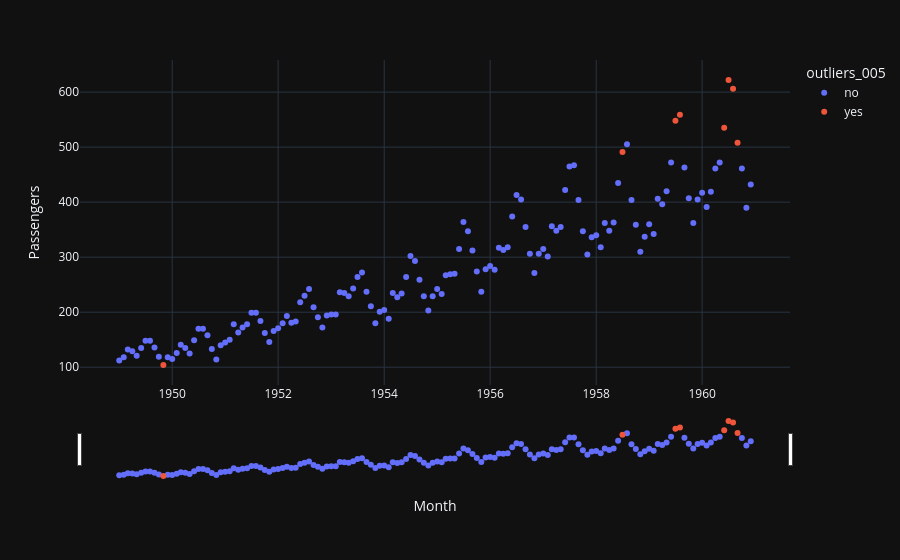

The notebook cell this image was saved under:
### Markdown cell above
**Задание 3: Чувствительность алгоритма поиска аномалий**
В конце практики мы использовали алгоритм `IsolationForest` для поиска аномалий с крайне низким параметром `contamination=0.004`.
Измените этот параметр на `0.05` (поиск 5% самых аномальных периодов), обучите модель заново и отрисуйте график с новыми подсвеченными точками. Как поменялась картина, какие теперь месяцы считаются "нетипичными"?

### Code cell
model = IsolationForest(contamination=0.05)

model.fit(pas[['Passengers']])

pas['outliers_005'] = pd.Series(
    model.predict(pas[['Passengers']])
).apply(lambda x: 'yes' if (x == -1) else 'no')

print(pas.query('outliers_005=="yes"'))

fig = px.scatter(
    pas.reset_index(),
    x='Month',
    y='Passengers',
    color='outliers_005'
)

fig.update_xaxes(
    rangeslider_visible=True,
)

fig.show()

### Figure 1 — Plotly figure (JSON) as saved in the notebook; plotly's stock layout.template omitted (floating-point values rounded to 4 significant figures; data arrays with more than 128 entries replaced by an {"elided": "..."} marker saying what was removed)
{"data": [{"hovertemplate": "outliers_005=no<br>Month=%{x}<br>Passengers=%{y}<extra></extra>", "legendgroup": "no", "marker": {"color": "#636efa", "symbol": "circle"}, "mode": "markers", "name": "no", "orientation": "v", "showlegend": true, "x": {"elided": "136 str values"}, "xaxis": "x", "y": {"elided": "136 int values"}, "yaxis": "y", "type": "scatter"}, {"hovertemplate": "outliers_005=yes<br>Month=%{x}<br>Passengers=%{y}<extra></extra>", "legendgroup": "yes", "marker": {"color": "#EF553B", "symbol": "circle"}, "mode": "markers", "name": "yes", "orientation": "v", "showlegend": true, "x": ["1949-11-01T00:00:00.000000", "1958-07-01T00:00:00.000000", "1959-07-01T00:00:00.000000", "1959-08-01T00:00:00.000000", "1960-06-01T00:00:00.000000", "1960-07-01T00:00:00.000000", "1960-08-01T00:00:00.000000", "1960-09-01T00:00:00.000000"], "xaxis": "x", "y": [104, 491, 548, 559, 535, 622, 606, 508], "yaxis": "y", "type": "scatter"}], "layout": {"xaxis": {"anchor": "y", "domain": [0.0, 1.0], "title": {"text": "Month"}, "rangeslider": {"visible": true}}, "yaxis": {"anchor": "x", "domain": [0.0, 1.0], "title": {"text": "Passengers"}}, "legend": {"title": {"text": "outliers_005"}, "tracegroupgap": 0}, "margin": {"t": 60}}}
